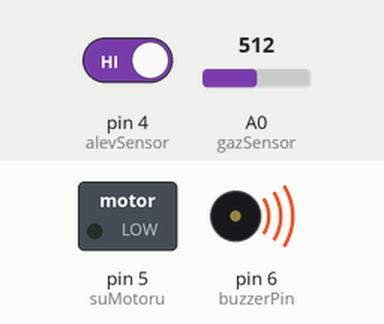
Simulated run of this sketch. Board: Arduino Uno, built with avr-gcc and run on an emulated ATmega328P. Shown: switched loads named in the sketch (green lamp = pin HIGH), buzzer (waves = sounding, pin HIGH). Inputs (shaded band) come from the test bench; at power-on: A0 (gazSensor) = 512, pin 4 (alevSensor) HIGH.

Above: at 1.25 s.
1.3 s: A0 (gazSensor) set to 415
4.3 s: A0 (gazSensor) set to 389
At 5.3 s:
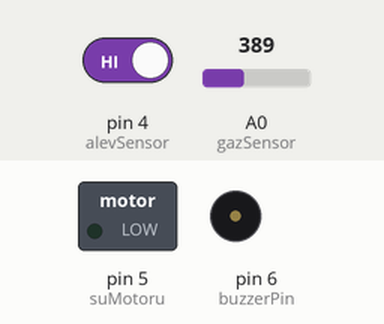
5.8 s: A0 (gazSensor) set to 410
At 6.05 s:
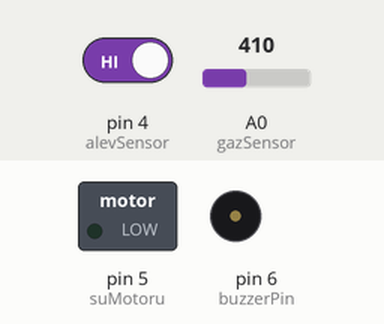
8.8 s: A0 (gazSensor) set to 390
At 8.8 s:
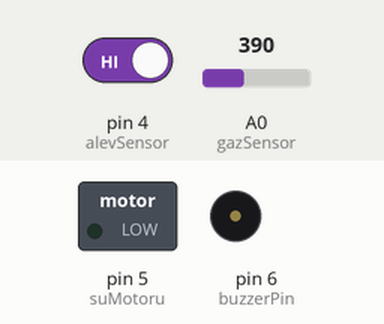
Timing chart, 0 to 11.3 s (numbered marks = the images above; inputs shaded):
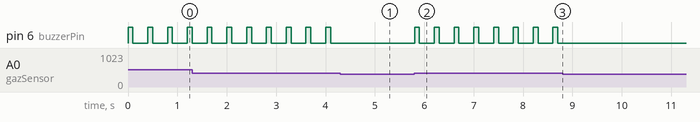

The sketch:

KOD.ino
```cpp
int esikgazDegeri = 400; //Gaz eşik değerini belirliyoruz.
int gazDeger; //Sensörden okunan değer
int gazSensor = A0; // Gaz Sensörü için pin numarası

int alevSensor = 4; // Alev Sensörü için pin numarası
int alevDeger = 0; // Alev sensöründen gelen değer

int yagmurPin = A1; //Sensörü bağlayacağımız pin
int sondurmeEsikDegeri = 100; //Su miktarı için eşik değeri
int sondurmeVeri; //Sensörden okuduğumuz değer

int buzzerPin = 6; //Buzzerın takılacağı pin
int suMotoru = 5; //Su motorunun takılacağı pin

void setup() {
  pinMode(buzzerPin, OUTPUT); //Buzzer pinimizi çıkış olarak ayarlıyoruz.
  pinMode(alevSensor, INPUT); // Alev sensör pinimizi giriş olarak ayarladık
  pinMode(suMotoru, OUTPUT); // Su motoru pinimizi çıkış olarak ayarladık
}

void loop() {

  // EĞER GAZ SEVİYESİ EŞİK DEĞERİNİ AŞARSA BUZZER İLE SİNYAL ALARMI VERİLİR
  // KOŞUL SAĞLANMAZSA BUZZER ÇALIŞMAZ
  gazDeger = analogRead(gazSensor);           //Sensörden analog değer okuyoruz.
  if (gazDeger > esikgazDegeri) {         //Sensörden okunan değer eşik değerinden büyükse çalışır.
    digitalWrite(buzzerPin, HIGH);
    delay(100);
    digitalWrite(buzzerPin, LOW);
    delay(100);
    // Burada buzzer sinyal sesi gibi duraklayarak çalışmakta
  }
  else {                            //Sensörden okunan değer eşik değerinin altındaysa çalışır.
    digitalWrite(buzzerPin, LOW);
  }


  // EĞER ALEV ALGILANIRSA SU MOTORU ÇALIŞIR,
  // SU SEVİYESİ EŞİK DEĞERİNE ULAŞINCAYA KADAR BUZZER ALARM VERİR - SU MOTORU ÇALIŞIR,
  // EĞER SU SEVİYESİ EŞİK DEĞERİNE ULAŞIRSA ALEV SÖNMÜŞ OLUR - BUZZER SUSTURULUR - SU MOTORU DURUR
  alevDeger = digitalRead(alevSensor);
  delay(200);
  if (alevDeger == 0) {
    digitalWrite(buzzerPin, HIGH); // Burada buzzer acil durum sesi gibi sürekli çalışmakta

    sondurmeVeri = analogRead(yagmurPin); //Sensörden analog veriyi okuyoruz.
    if (sondurmeVeri > sondurmeEsikDegeri) { //Sensör verisi eşik değerini geçerse if içerisindeki kodlar uygulanır.
      digitalWrite(buzzerPin, LOW);
      digitalWrite(suMotoru, LOW);
    }
    else {                           //Sensör verisi eşik değerinden küçük olursa if içerisindeki kodlar uygulanır.
      digitalWrite(buzzerPin, HIGH);
      digitalWrite(suMotoru, HIGH);
    }

  }
}
```

Measured:
- the behaviour switches between 401 and 400 on A0 (gazSensor) (found by bisection; images 0 and 1)
- after the input at 4.3 s, pin 6 (buzzerPin): stops changing and stays LOW
- after the input at 5.8 s, pin 6 (buzzerPin): alternates HIGH for 0.10 s and LOW for 0.30 s, starting at once
- after the input at 8.8 s, pin 6 (buzzerPin): stops changing and stays LOW
- by itself, pin 6 (buzzerPin): alternates HIGH for 0.10 s and LOW for 0.30 s
